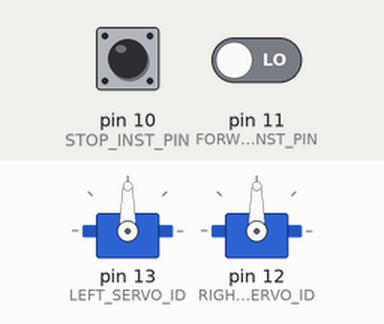
This sketch was run on a simulated Arduino Uno, built with avr-gcc and run on an emulated ATmega328P. On the bench: 2 × servo. Inputs (shaded band) come from the test bench; at power-on: pin 11 (FORWARD_INST_PIN) LOW, pin 10 (STOP_INST_PIN) LOW.

Above: at 1.2 s.
1.3 s: pin 11 (FORWARD_INST_PIN) driven HIGH
At 2.0 s:
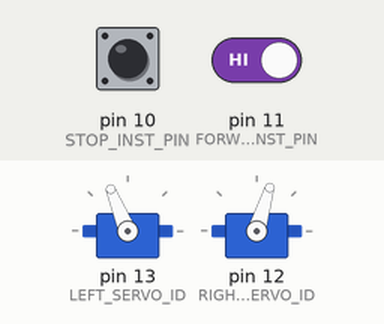
Timing chart, 0 to 4.3 s (numbered marks = the images above; inputs shaded):
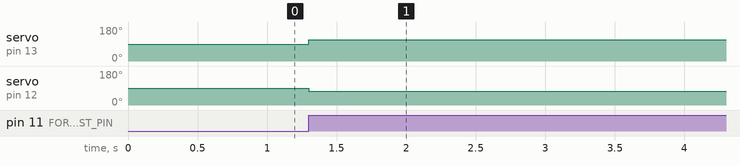

Measured:
- after the input at 1.3 s, servo on pin 13 (LEFT_SERVO_ID): 90° → 112° at once; servo on pin 12 (RIGHT_SERVO_ID): 90° → 73° at once

The sketch:

wheretheduck.ino
```cpp
#include <Servo.h>

Servo rightServo;
Servo leftServo;

const int SERVO_POSITIVE = 1700;
const int SERVO_NEUTRAL = 1500;
const int SERVO_NEGATIVE = 1300;

const int RIGHT_SERVO_ID = 12;
const int LEFT_SERVO_ID = 13;

const int RIGHT_INST_PIN = 13;
const int LEFT_INST_PIN = 12;
const int FORWARD_INST_PIN = 11;
const int STOP_INST_PIN = 10;

const int ALL_DIGITAL_INPUT_PINS[] = {RIGHT_INST_PIN, LEFT_INST_PIN,
FORWARD_INST_PIN, STOP_INST_PIN};

void goRight(){
  leftServo.writeMicroseconds(SERVO_POSITIVE);
  rightServo.writeMicroseconds(SERVO_POSITIVE);
}

void goLeft(){
  leftServo.writeMicroseconds(SERVO_NEGATIVE);
  rightServo.writeMicroseconds(SERVO_NEGATIVE);
}

void goForward(){
  leftServo.writeMicroseconds(SERVO_POSITIVE);
  rightServo.writeMicroseconds(SERVO_NEGATIVE);
}

void goBackward(){
  leftServo.writeMicroseconds(SERVO_NEGATIVE);
  rightServo.writeMicroseconds(SERVO_POSITIVE);
}

void stopAll(){
  leftServo.writeMicroseconds(SERVO_NEUTRAL);
  rightServo.writeMicroseconds(SERVO_NEUTRAL);
}

void setup() {
  // put your setup code here, to run once:
  leftServo.attach(LEFT_SERVO_ID);
  rightServo.attach(RIGHT_SERVO_ID);

  for(int i=0;i<3;i++)
  {
  	pinMode(ALL_DIGITAL_INPUT_PINS[i], INPUT);
  }

}

void loop() {
 if(digitalRead(FORWARD_INST_PIN)==HIGH)
 {
 	goForward();
 }
 else if(digitalRead(RIGHT_INST_PIN)==HIGH)
 {
 	goRight();
 }
 else if(digitalRead(LEFT_INST_PIN)==HIGH)
 {
 	goLeft();
 }
 else if(digitalRead(STOP_INST_PIN)==HIGH)
 {
 	stopAll();
 }

}
```
